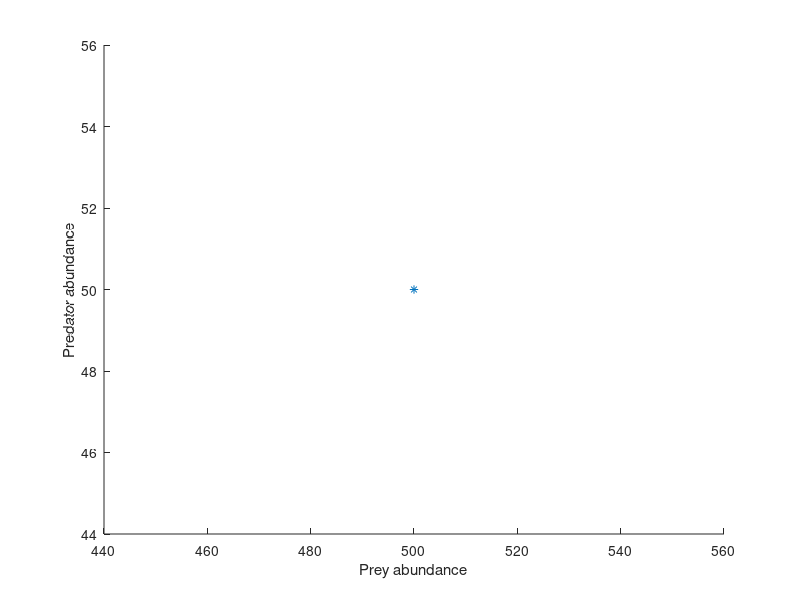

The MATLAB source for this figure: (Note: this script raises an error after producing the figure.)
% run example
more off
global r a b d K;
r=0.5; a=0.01; b=0.02, d=0.1;
K=250000000;
% try K=750, K=2500, K=500, K=250000000 (similar to density independent prey)
n1_hat = d/(b*a)
n2_hat = r/a*(1-d/(b*a*K))

figure
hold on
plot(n1_hat,n2_hat,'*')
xlabel('Prey abundance');
ylabel('Predator abundance');
[time n]=ode45(@volterra_densdep,[0 100],[n1_hat/2 n2_hat/2]);
plot(n(:,1),n(:,2))
[time n]=ode45(@volterra_densdep,[0 100],[n1_hat/4 n2_hat/4]);
plot(n(:,1),n(:,2))
[time n]=ode45(@volterra_densdep,[0 100],[n1_hat*2 n2_hat*2]);
plot(n(:,1),n(:,2))
[time n]=ode45(@volterra_densdep,[0 100],[n1_hat*4 n2_hat*4]);
plot(n(:,1),n(:,2))
[time n]=ode45(@volterra_densdep,[0 100],[n1_hat*2 n2_hat/2]);
plot(n(:,1),n(:,2))
[time n]=ode45(@volterra_densdep,[0 100],[n1_hat*4 n2_hat/4]);
plot(n(:,1),n(:,2))

